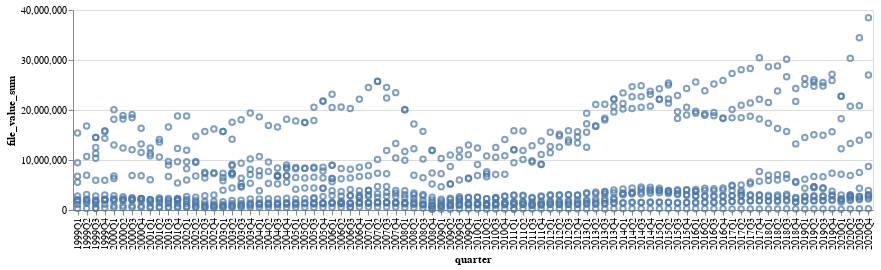

This figure's notebook cell:
### Code cell
import altair as alt
import pandas as pd
import panel as pn
from altair import datum
pn.extension("vega", sizing_mode="stretch_width")
alt.data_transformers.disable_max_rows()

cik_input_pn = pn.widgets.Select(name='Select CIK', options = big_df.cik.unique().tolist(), placeholder = 'ex: 2230', value = 2230)
###
input_dropdown = alt.binding_select(options=selected_cik, name='cik ')
cik_selection = alt.selection_single(fields=['cik'], bind=input_dropdown)
brush = alt.selection(type='multi')

scatter = alt.Chart(big_df).mark_point()\
    .encode(
    alt.X('quarter:O'),
    alt.Y('file_value_sum:Q'),
    
    # alt.Row('cik'),
    tooltip=['quarter:O','address:N', 
             alt.Tooltip('file_value_sum:Q', format="$.3s") ,
             alt.Tooltip('file_value_sum:Q', format="$~s"),
             alt.Tooltip('fdate:T')
            ]
    # alt.Tooltip(['quarter:O','accession_number:N', 'value:O']),
    
).add_selection(cik_selection
).transform_filter(cik_selection
).add_selection(brush
).properties(width=800, height=200)

scatter

# vega_pane = pn.pane.Vega(scatter, debounce=10, height=600)
# vega_pane
# @pn.depends(vega_pane.selection.param.brush)
# def filtered_table(selection):
#     # return selection.value
#     if not selection:
#         return "## No selection"
#     query = " & ".join(
#         f'{crange[0]:.3f} <= {col} <= {crange[1]:.3f}'
#         for col, crange in selection.items()
#     )
#     return pn.pane.DataFrame(big_df.query(query))


# Data Tables


# table = pn.Row(filtered_table, height=300, scroll=True)
# component = pn.Column(vega_pane, table).servable()
# component

# template = pn.template.FastListTemplate(
#     site="Awesome Panel",
#     title="Panel supports Vega and Altair Selections",
#     accent="#F08080",
#     main=[component],
# ).servable()

### Figure 1 — Vega-Lite specification as saved in the notebook (floating-point values rounded to 4 significant figures; data arrays with more than 128 entries replaced by an {"elided": "..."} marker saying what was removed)
{"config": {"view": {"continuousWidth": 400, "continuousHeight": 300}}, "data": {"name": "data-07e3d22f1e9330a1945a1bc7d9742081"}, "mark": "point", "encoding": {"tooltip": [{"field": "quarter", "type": "ordinal"}, {"field": "address", "type": "nominal"}, {"field": "file_value_sum", "format": "$.3s", "type": "quantitative"}, {"field": "file_value_sum", "format": "$~s", "type": "quantitative"}, {"field": "fdate", "type": "temporal"}], "x": {"field": "quarter", "type": "ordinal"}, "y": {"field": "file_value_sum", "type": "quantitative"}}, "height": 200, "selection": {"selector004": {"type": "single", "fields": ["cik"], "bind": {"input": "select", "options": {"elided": "676 int values"}, "name": "cik "}}, "selector005": {"type": "multi"}}, "transform": [{"filter": {"selection": "selector004"}}], "width": 800, "$schema": "https://vega.github.io/schema/vega-lite/v4.17.0.json", "datasets": {"data-07e3d22f1e9330a1945a1bc7d9742081": {"elided": "931 records"}}}
